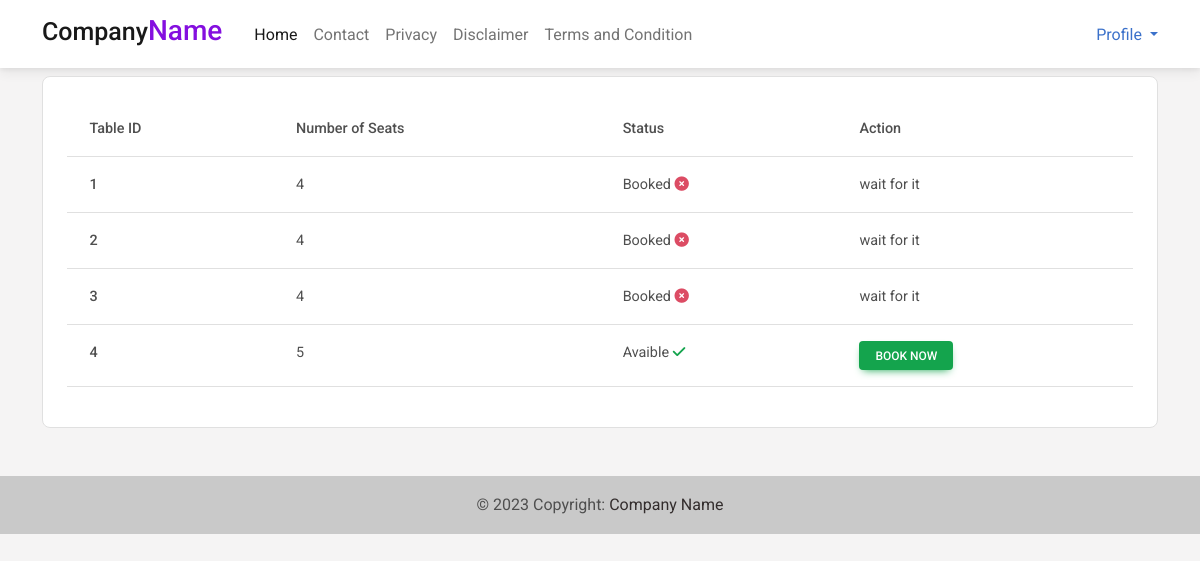
/tables/1/, run on the app's committed database.
### app/models.py (models this page shows)
class table(models.Model):
    restaurant = models.ForeignKey(restaurant, on_delete=models.CASCADE,default=1)
    seats = models.IntegerField(default=0)
    booking_status = models.BooleanField(default=False)

### app/views.py (the view)
# urls.py: path("tables/<int:id>/",views.tables,name="tables"),
def tables(request,id):
    rest = restaurant.objects.get(id=id)
    tables = table.objects.filter(restaurant=rest)
    context = {
        "rest" : rest,
        "tables" : tables
    }
    return render(request,"app/tables.html",context)

### app/templates/app/tables.html
{% extends "basic.html" %}
{% block content %}
<div class="container">
    <div class="card shadow-0 border p-md-4 p-2 mt-2">
        <table class="table">
            <thead>
              <tr>
                <th scope="col">Table ID</th>
                <th scope="col">Number of Seats</th>
                <th scope="col">Status</th>
                <th scope="col">Action</th>
              </tr>
            </thead>
            <tbody>
                {% if tables %}
                {% for t in tables %}
                <tr>
                    <th scope="row">{{t.id}}</th>
                    <td>{{t.seats}}</td>
                    {% if t.booking_status == False %}
                    <td>Avaible <i class="fas fa-check text-success"></i></td>
                    <td><a href="/booknow/{{rest.id}}/{{t.id}}/" class="btn btn-sm btn-success">Book Now</a></td>
                    {% else %}
                    <td>Booked <i class="fas fa-circle-xmark text-danger"></i></td>
                    <td>wait for it</td>
                    {% endif %}
                  </tr>
                  {% endfor %}
                {% else %}
                No data found!
                {% endif %}
            </tbody>
          </table>
    </div>
</div>
{% endblock content %}

### data on the page
table: id "1", seats "4", booking_status "Booked"
table: id "2", seats "4", booking_status "Booked"
table: id "3", seats "4", booking_status "Booked"
table: id "4", seats "5"
